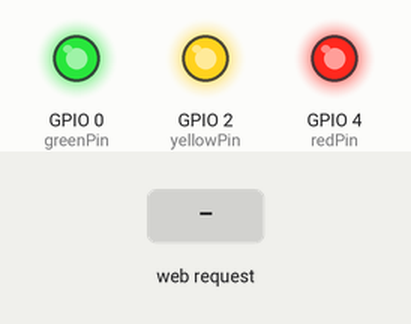
Simulated run of this sketch. Board: ESP8266 (NodeMCU). On the bench: output pins drawn as LEDs (lit = HIGH). The inputs (shaded band) are chosen by the test bench. WiFi joins after 1.5 s; servers stay silent unless stated; storage starts empty; what the sketch prints to the serial monitor is not drawn.

Above: at 2.7 s.
2.8 s: HTTP request GET /redLEDon received
At 3.6 s:
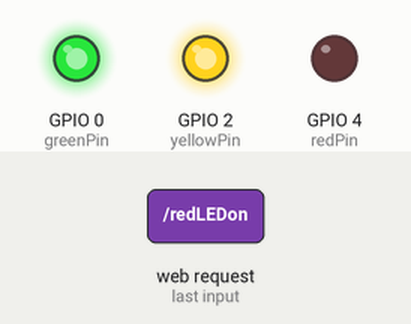
4.3 s: HTTP request GET /yellowLEDon received
At 4.8 s:
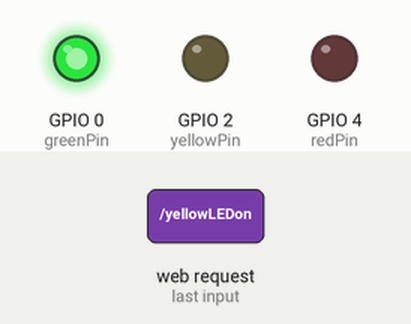
5.8 s: HTTP request GET /redLEDoff received
At 7.0 s:
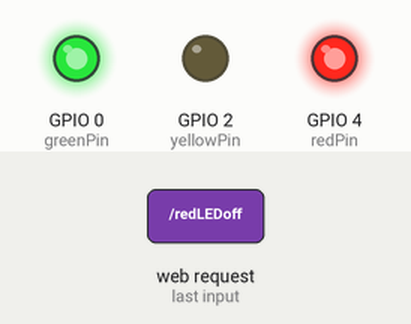
7.3 s: HTTP request GET /greenLEDon received
At 8.3 s:
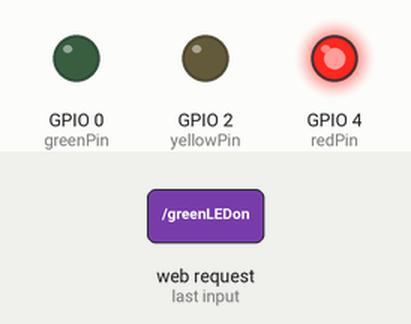
8.8 s: HTTP request GET /yellowLEDoff received
At 9.4 s:
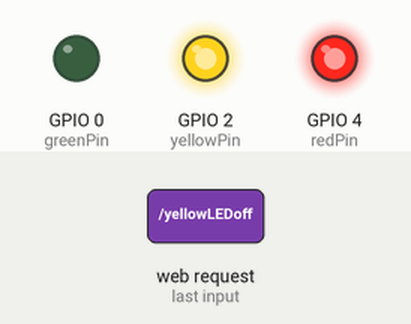
10.3 s: HTTP request GET / received
At 10.7 s:
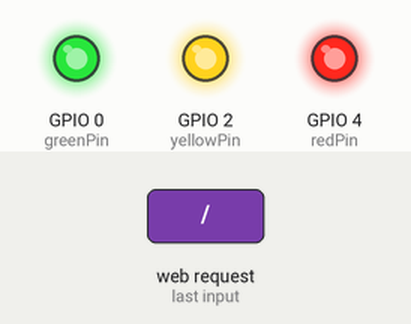
Timing chart, 0 to 12.8 s (numbered marks = the images above; inputs shaded):
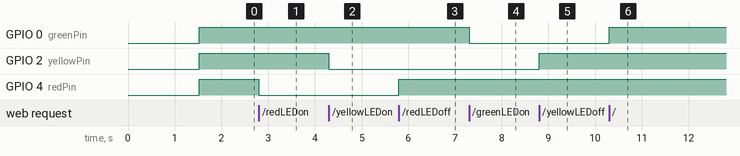

The sketch:

TrafficArduinoCode.ino
```cpp
#include <ESP8266WiFi.h>
#include <WiFiClient.h>
#include <ESP8266WebServer.h>
#include <ESP8266mDNS.h>
#include <FS.h>

#ifndef STASSID
#define STASSID "HotspotName"
#define STAPSK "HotspotPassword"
#endif

const char* ssid = STASSID;
const char* password = STAPSK;

ESP8266WebServer server(80);

// assign traffic-light GPIOs
const int redPin    = 4;  // GPIO2
const int yellowPin = 2;  // GPIO4
const int greenPin  = 0;  // GPIO0
// ALL CONNECTED TO 3.3V SUPPLY

void handleRoot() {
  digitalWrite(redPin, 1);
  digitalWrite(yellowPin, 1);
  digitalWrite(greenPin, 1);
  File file = SPIFFS.open("/traffic_website.html","r");
    if (file) {
      server.streamFile(file,"text/html");
      file.close();
    } else {
      server.send(404, "text/plain","File not found");
    }
  }

void handleRedOn() {
  digitalWrite(redPin, 0);
  server.send(200, "text/plain", "red on");
}

void handleYellowOn() {
  digitalWrite(yellowPin, 0);
  server.send(200, "text/plain", "yellow on");
}

void handleGreenOn() {
  digitalWrite(greenPin, 0);
  server.send(200, "text/plain", "green on");
}

void handleRedOff() {
  digitalWrite(redPin, 1);
  server.send(200, "text/plain", "red off");
}

void handleYellowOff() {
  digitalWrite(yellowPin, 1);
  server.send(200, "text/plain", "yellow off");
}

void handleGreenOff() {
  digitalWrite(greenPin, 1);
  server.send(200, "text/plain", "green off");
}


void handleNotFound() {
  String message = "File Not Found\n\n";
  message += "URI: ";
  message += server.uri();
  message += "\nMethod: ";
  message += (server.method() == HTTP_GET) ? "GET" : "POST";
  message += "\nArguments: ";
  message += server.args();
  message += "\n";
  for (uint8_t i = 0; i < server.args(); i++) { message += " " + server.argName(i) + ": " + server.arg(i) + "\n"; }
  server.send(404, "text/plain", message);

}

void setup(void) {

  if (!SPIFFS.begin()) {
    Serial.println("Failed to mount FS");
    return;
  }

  Serial.begin(115200);
  WiFi.mode(WIFI_STA);
  WiFi.begin(ssid, password);
  Serial.println("");
  // Wait for connection
  while (WiFi.status() != WL_CONNECTED) {
    delay(500);
    Serial.print(".");
  }

  Serial.println("");
  Serial.print("Connected to ");
  Serial.println(ssid);
  Serial.print("IP address: ");
  Serial.println(WiFi.localIP());

  if (MDNS.begin("esp8266")) { Serial.println("MDNS responder started"); }


  pinMode(redPin, OUTPUT);
  pinMode(yellowPin,OUTPUT);
  pinMode(greenPin, OUTPUT);
  digitalWrite(redPin, 1);
  digitalWrite(yellowPin,1);
  digitalWrite(greenPin, 1);


  server.on("/", handleRoot);
  server.on("/redLEDon",handleRedOn);
  server.on("/yellowLEDon",handleYellowOn);
  server.on("/greenLEDon", handleGreenOn);
  server.on("/redLEDoff",handleRedOff);
  server.on("/yellowLEDoff",handleYellowOff);
  server.on("/greenLEDoff", handleGreenOff);

  server.onNotFound(handleNotFound);
  server.begin();
  Serial.println("HTTP server started");
}

void loop(void) {
  server.handleClient();
}
```

Measured:
- after the input at 2.8 s, GPIO 4 (redPin): HIGH → LOW at once
- after the input at 4.3 s, GPIO 2 (yellowPin): HIGH → LOW at once
- after the input at 5.8 s, GPIO 4 (redPin): LOW → HIGH at once
- after the input at 7.3 s, GPIO 0 (greenPin): HIGH → LOW at once
- after the input at 8.8 s, GPIO 2 (yellowPin): LOW → HIGH at once
- after the input at 10.3 s, GPIO 0 (greenPin): LOW → HIGH at once
